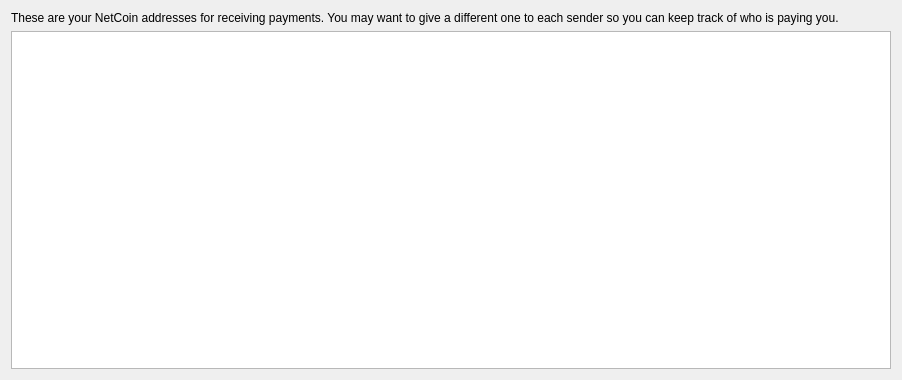
<?xml version="1.0" encoding="UTF-8"?>
<ui version="4.0">
 <class>NetworkPage</class>
 <widget class="QWidget" name="NetworkPage">
  <property name="geometry">
   <rect>
    <x>0</x>
    <y>0</y>
    <width>902</width>
    <height>380</height>
   </rect>
  </property>
  <property name="windowTitle">
   <string>Address Book</string>
  </property>
  <property name="styleSheet">
   <string notr="true">QWidget 
{ background: url(:/images/bkg); } </string>
  </property>
  <layout class="QVBoxLayout" name="verticalLayout">
   <item>
    <widget class="QLabel" name="labelExplanation">
     <property name="text">
      <string>These are your NetCoin addresses for receiving payments. You may want to give a different one to each sender so you can keep track of who is paying you.</string>
     </property>
     <property name="textFormat">
      <enum>Qt::PlainText</enum>
     </property>
     <property name="wordWrap">
      <bool>true</bool>
     </property>
    </widget>
   </item>
   <item>
    <widget class="QTableView" name="tableView">
     <property name="contextMenuPolicy">
      <enum>Qt::CustomContextMenu</enum>
     </property>
     <property name="toolTip">
      <string>Double-click to edit address or label</string>
     </property>
     <property name="tabKeyNavigation">
      <bool>false</bool>
     </property>
     <property name="alternatingRowColors">
      <bool>true</bool>
     </property>
     <property name="selectionMode">
      <enum>QAbstractItemView::SingleSelection</enum>
     </property>
     <property name="selectionBehavior">
      <enum>QAbstractItemView::SelectRows</enum>
     </property>
     <property name="sortingEnabled">
      <bool>true</bool>
     </property>
     <attribute name="verticalHeaderVisible">
      <bool>false</bool>
     </attribute>
    </widget>
   </item>
   <item>
    <layout class="QHBoxLayout" name="horizontalLayout"/>
   </item>
  </layout>
 </widget>
 <resources/>
 <connections/>
</ui>
